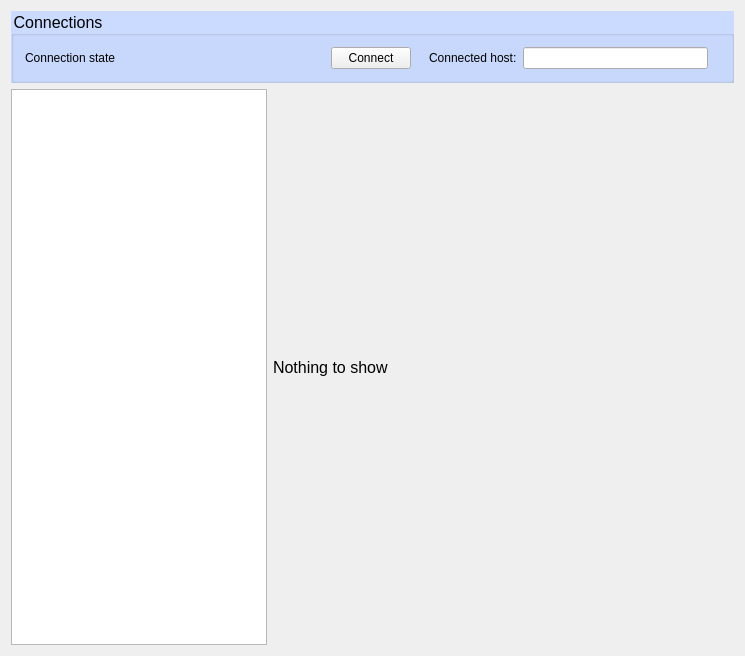
<?xml version="1.0" encoding="UTF-8"?>
<ui version="4.0">
 <class>ReceiverWidget</class>
 <widget class="QWidget" name="ReceiverWidget">
  <property name="geometry">
   <rect>
    <x>0</x>
    <y>0</y>
    <width>745</width>
    <height>656</height>
   </rect>
  </property>
  <property name="font">
   <font>
    <pointsize>12</pointsize>
   </font>
  </property>
  <property name="windowTitle">
   <string>ReceiverWidget</string>
  </property>
  <property name="styleSheet">
   <string notr="true">QGroupBox#groupBox {
   background-color: rgb(202, 219, 255);
}

QWidget {
   font: 12pt &quot;MS Shell Dlg 2&quot;;
}</string>
  </property>
  <layout class="QVBoxLayout" name="verticalLayout">
   <item>
    <widget class="QGroupBox" name="groupBox">
     <property name="title">
      <string>Connections</string>
     </property>
     <layout class="QHBoxLayout" name="horizontalLayout_2">
      <item>
       <widget class="QLabel" name="stateLabel">
        <property name="minimumSize">
         <size>
          <width>300</width>
          <height>0</height>
         </size>
        </property>
        <property name="text">
         <string>Connection state</string>
        </property>
       </widget>
      </item>
      <item>
       <widget class="QPushButton" name="connectButton">
        <property name="text">
         <string>Connect</string>
        </property>
       </widget>
      </item>
      <item>
       <spacer name="horizontalSpacer">
        <property name="orientation">
         <enum>Qt::Horizontal</enum>
        </property>
        <property name="sizeHint" stdset="0">
         <size>
          <width>40</width>
          <height>20</height>
         </size>
        </property>
       </spacer>
      </item>
      <item>
       <layout class="QHBoxLayout" name="horizontalLayout">
        <item>
         <widget class="QLabel" name="label">
          <property name="maximumSize">
           <size>
            <width>1677777</width>
            <height>16777215</height>
           </size>
          </property>
          <property name="text">
           <string>Connected host:</string>
          </property>
         </widget>
        </item>
        <item>
         <widget class="QLineEdit" name="sourceLineEdit">
          <property name="minimumSize">
           <size>
            <width>185</width>
            <height>0</height>
           </size>
          </property>
          <property name="maximumSize">
           <size>
            <width>185</width>
            <height>16777215</height>
           </size>
          </property>
          <property name="alignment">
           <set>Qt::AlignRight|Qt::AlignTrailing|Qt::AlignVCenter</set>
          </property>
          <property name="readOnly">
           <bool>true</bool>
          </property>
         </widget>
        </item>
        <item>
         <spacer name="horizontalSpacer_2">
          <property name="orientation">
           <enum>Qt::Horizontal</enum>
          </property>
          <property name="sizeHint" stdset="0">
           <size>
            <width>40</width>
            <height>20</height>
           </size>
          </property>
         </spacer>
        </item>
       </layout>
      </item>
     </layout>
    </widget>
   </item>
   <item>
    <layout class="QHBoxLayout" name="horizontalLayout_3">
     <item>
      <widget class="QListView" name="receivedFileListView">
       <property name="maximumSize">
        <size>
         <width>256</width>
         <height>16777215</height>
        </size>
       </property>
      </widget>
     </item>
     <item>
      <widget class="QLabel" name="playerLabel">
       <property name="minimumSize">
        <size>
         <width>300</width>
         <height>0</height>
        </size>
       </property>
       <property name="text">
        <string>Nothing to show</string>
       </property>
      </widget>
     </item>
    </layout>
   </item>
  </layout>
 </widget>
 <layoutdefault spacing="6" margin="11"/>
 <resources/>
 <connections/>
</ui>
